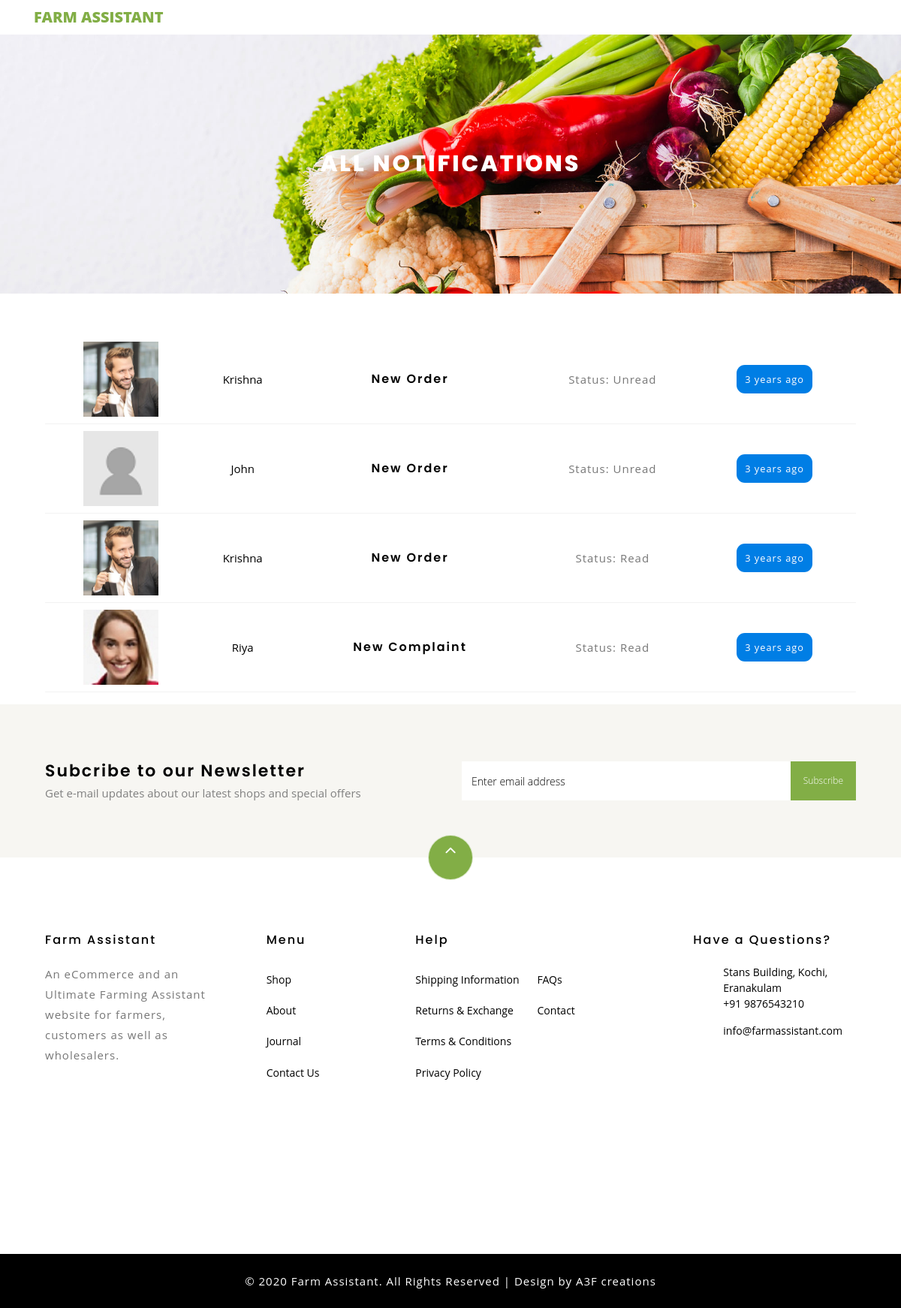
Page /notification_all.php?rec=Admin on the committed database.
### tables this page shows
CREATE TABLE IF NOT EXISTS `notification` (
  `id` int(4) NOT NULL AUTO_INCREMENT,
  `receiver` varchar(40) DEFAULT NULL,
  `notif_type` varchar(30) DEFAULT NULL,
  `sender_name` varchar(40) DEFAULT NULL,
  `pic` varchar(50) NOT NULL DEFAULT 'images/icons/logo.png',
  `date_time` timestamp NOT NULL DEFAULT CURRENT_TIMESTAMP,
  `page` varchar(50) NOT NULL,
  `status` varchar(10) NOT NULL DEFAULT 'Unread',
  PRIMARY KEY (`id`)
);

CREATE TABLE IF NOT EXISTS `register` (
  `name` varchar(30) NOT NULL,
  `type` varchar(10) NOT NULL,
  `email` varchar(30) NOT NULL,
  `number` varchar(11) NOT NULL,
  `psw` varchar(20) NOT NULL,
  `psw_repeat` varchar(20) NOT NULL,
  `image` varchar(20) NOT NULL,
  PRIMARY KEY (`email`)
);

### web/function.php (called while the page is built, shortened)
   <?php
   function timeAgo($time_ago)
{
    $time_ago = strtotime($time_ago);
    $cur_time   = time();
    $time_elapsed   = $cur_time - $time_ago;
    $seconds    = $time_elapsed ;
    $minutes    = round($time_elapsed / 60 );
    $hours      = round($time_elapsed / 3600);
    $days       = round($time_elapsed / 86400 );
    $weeks      = round($time_elapsed / 604800);
    $months     = round($time_elapsed / 2600640 );
    $years      = round($time_elapsed / 31207680 );
    if($seconds <= 60){
        return "just now";
    }
    else if($hours <=24){
        if($hours==1){
            return "an hour ago";
        }else{
            return "$hours hours ago";
        }
    }
    else if($days <= 7){
        if($days==1){
            return "yesterday";
        }else{
            return "$days days ago";
        }
    }
    else if($weeks <= 4.3){
        if($weeks==1){
            return "a week ago";
        }else{
            return "$weeks weeks ago";
        }
    }
    else if($months <=12){
        if($months==1){
            return "a month ago";
        }else{
            return "$months months ago";
        }
    }
    else{
        if($years==1){
            return "one year ago";
        }else{
            return "$years years ago";
        }
    }
}
      ?>

### web/notification_all.php (the view, shortened to what this page needs)
<!DOCTYPE html>
<html lang="en">
  <head>
    <link rel="stylesheet" href="css/open-iconic-bootstrap.min.css">
    <link rel="stylesheet" href="css/animate.css">
    <link rel="stylesheet" href="css/owl.carousel.min.css">
    <link rel="stylesheet" href="css/owl.theme.default.min.css">
    <link rel="stylesheet" href="css/magnific-popup.css">
    <link rel="stylesheet" href="css/aos.css">
    <link rel="stylesheet" href="css/ionicons.min.css">
    <link rel="stylesheet" href="css/bootstrap-datepicker.css">
    <link rel="stylesheet" href="css/jquery.timepicker.css">
    <link rel="stylesheet" href="css/flaticon.css">
    <link rel="stylesheet" href="css/icomoon.css">
	<link rel="stylesheet" href="css/style.css">
    <link rel="stylesheet" href="css/style1.css">
  </head>
  <body class="goto-here">
   <nav class="navbar navbar-expand-lg navbar-dark ftco_navbar bg-dark ftco-navbar-light" id="ftco-navbar">
	    <div class="container">
	      <a class="navbar-brand" href="#">Farm Assistant</a>
	    </div>
	  </nav>
    <div class="hero-wrap hero-bread" style="background-image: url('images/bg_1.jpg');" >
      <div class="container">
        <div class="row no-gutters slider-text align-items-center justify-content-center">
          <div class="col-md-9 ftco-animate text-center">
            <h1 class="mb-0 bread">All Notifications</h1>
          </div>
        </div>
      </div>
    </div>
     <br><br>
      <?php
  include('connection.php');
      include ('function.php');
?>
			<div class="container">
				<div class="row">
    			<div class="col-md-12 ftco-animate">
	    				<table class="table">
						    <tbody>
                             <?php
                                $u=$_GET['rec'];
                                 $b= "SELECT * FROM notification where receiver='$u' ";
               $n=0;
	            $sql1=mysqli_query($conn,$b);
                 while($row=mysqli_fetch_assoc($sql1))
                    $n++;
                                if($n==0) {
                                ?>
                                    <tr class="text-center" >
                        <td class="product-name">
						        	<h1><i>No Notifications yet</i></h1>
						        </td>
						      </tr>
                               <?php  } if($n!=0) {
                $a="SELECT * FROM notification where receiver = '$u' ORDER BY date_time desc";
              $sql=mysqli_query($conn,$a);
                while($row=mysqli_fetch_array($sql))
                { $n= $row["sender_name"];
                    if($row["sender_name"]!= "Farming Assistant Help Center"){
                    $u= $row["sender_name"];
                    $a="SELECT * FROM register where email='$u'";
	                        $b=mysqli_query($conn,$a);
                         $row1=mysqli_fetch_assoc($b);
                            $n= $row1["name"];}
      ?>
						      <tr class="text-center" onClick="location.href=notification.php?id=<?php echo $row["id"]; ?>">
                           <td class="image-prod"><div class="img" style="background-image:url(<?php echo $row["pic"]; ?>);"></div></td>
						        <td class="price"><?php echo $n; ?> </td>
						        <td class="product-name">
						        	<h3><?php echo $row["notif_type"]; ?></h3>
						        </td>
						        <td class="quantity">
                                    <p>Status: <?php echo $row["status"]; ?></p>
					          </td>
                                    <td class="quantity">
						        	<?php
                    $time_ago = $row["date_time"];
                    $time = timeAgo($time_ago);  ?>
												<p><span><?php echo $time;  ?></span></p>
					          </td>
						      </tr>
						     <?php
                }}
                  ?>
						    </tbody>
						  </table>
					  </div>
    			</div>
    		</div>
		<section class="ftco-section ftco-no-pt ftco-no-pb py-5 bg-light">
      <div class="container py-4">
        <div class="row d-flex justify-content-center py-5">
          <div class="col-md-6">
          	<h2 style="font-size: 22px;" class="mb-0">Subcribe to our Newsletter</h2>
          	<span>Get e-mail updates about our latest shops and special offers</span>
          </div>
          <div class="col-md-6 d-flex align-items-center">
            <form action="#" class="subscribe-form">
              <div class="form-group d-flex">
                <input type="text" class="form-control" placeholder="Enter email address">
                <input type="submit" value="Subscribe" class="submit px-3">
              </div>
            </form>
          </div>
        </div>
      </div>
    </section>
    <footer class="ftco-footer ftco-section">
      <div class="container">
      	<div class="row">
      		<div class="mouse">
						<a href="#" class="mouse-icon">
							<div class="mouse-wheel"><span class="ion-ios-arrow-up"></span></div>
						</a>
					</div>
      	</div>
        <div class="row mb-5">
         <div class="col-md">
            <div class="ftco-footer-widget mb-4">
              <h2 class="ftco-heading-2">Farm Assistant</h2>
              <p>An eCommerce and an Ultimate Farming Assistant website for farmers, customers as well as wholesalers.</p>
              <ul class="ftco-footer-social list-unstyled float-md-left float-lft mt-5">
              </ul>
            </div>
          </div>
          <div class="col-md">
            <div class="ftco-footer-widget mb-4 ml-md-5">
              <h2 class="ftco-heading-2">Menu</h2>
              <ul class="list-unstyled">
                <li><a href="#" class="py-2 d-block">Shop</a></li>
                <li><a href="#" class="py-2 d-block">About</a></li>
                <li><a href="#" class="py-2 d-block">Journal</a></li>
                <li><a href="#" class="py-2 d-block">Contact Us</a></li>
              </ul>
            </div>
          </div>
          <div class="col-md-4">
             <div class="ftco-footer-widget mb-4">
              <h2 class="ftco-heading-2">Help</h2>
              <div class="d-flex">
	              <ul class="list-unstyled mr-l-5 pr-l-3 mr-4">
	                <li><a href="#" class="py-2 d-block">Shipping Information</a></li>
	                <li><a href="#" class="py-2 d-block">Returns &amp; Exchange</a></li>
	                <li><a href="#" class="py-2 d-block">Terms &amp; Conditions</a></li>
	                <li><a href="#" class="py-2 d-block">Privacy Policy</a></li>
	              </ul>
	              <ul class="list-unstyled">
	                <li><a href="#" class="py-2 d-block">FAQs</a></li>
	                <li><a href="#" class="py-2 d-block">Contact</a></li>
	              </ul>
	            </div>
            </div>
          </div>
            <div class="col-md">
            <div class="ftco-footer-widget mb-4">
            	<h2 class="ftco-heading-2">Have a Questions?</h2>
            	<div class="block-23 mb-3">
	              <ul>
	                <li><span class="icon icon-map-marker"></span><span class="text">Stans Building, Kochi, Eranakulam</span></li>
	                <li><a href="#"><span class="icon icon-phone"></span><span class="text">+91 9876543210</span></a></li>
	                <li><a href="#"><span class="icon icon-envelope"></span><span class="text">info@farmassistant.com</span></a></li>
	              </ul>
	            </div>
            </div>
          </div>
        </div>
      </div>
    </footer>
<div class="copyrights">
	 <p>© 2020 Farm Assistant. All Rights Reserved | Design by A3F creations </p>
</div>
  </body>
</html>

### web/css/icomoon.css (style rules this page uses)
[class^="icon-"], [class*=" icon-"] { font-family: 'icomoon' !important; speak: none; font-style: normal; font-weight: normal; font-variant: normal; text-transform: none; line-height: 1; -webkit-font-smoothing: antialiased; -moz-osx-font-smoothing: grayscale; }
.icon-map-marker:before { content: "\f041"; }
.icon-phone:before { content: "\f095"; }
.icon-envelope:before { content: "\f0e0"; }

### web/css/style1.css (style rules this page uses)
.table > thead > tr > th, .table > tbody > tr > th, .table > tfoot > tr > th, .table > thead > tr > td, .table > tbody > tr > td, .table > tfoot > tr > td { padding: 9px; }
.form-control { display: block; width: 100%; height: 37px; padding: 14px 12px; font-size: 14px; line-height: 1.42857143; color: #777; background-color: #fff; background-image: none; border: 1px solid #ddd; border-radius: 0; -webkit-box-shadow: inset 0 1px 1px rgba(0,0,0,.075); box-shadow: inset 0 1px 1px rgba(0,0,0,.075); -webkit-transition: border-color ease-in-out .15s,-webkit-box-shadow ease-in-out .15s; -o-transition: border-color ease-in-out .15s,box-shadow ease-in-out .15s; transition: border-color ease-in-out .15s,box-shadow ease-in-out .15s; }
button, input, select, textarea { font-family: inherit; font-size: inherit; line-height: inherit; }
.copyrights { padding: 1.5em 0em; text-align: center; box-shadow: 0 1px 1px rgba(0,0,0,.05); -o-box-shadow: 0 1px 1px rgba(0,0,0,.05); -webkit-box-shadow: 0 1px 1px rgba(0,0,0,.05); -moz-box-shadow: 0 1px 1px rgba(0,0,0,.05); background: #000; }
.copyrights p { font-size: 1em; color: #fff; margin-bottom: 0; }

### web/notification_all.php (style rules this page uses)
p span { background: #007ee5; color: #fff; padding: 10px 11px; font-size: 0.85em; border-radius: 11px; }
tr td { cursor: pointer; }

### rows in the picture
notification: pic (picture), register.name "Krishna", notif_type "New Order", status "Unread", date_time "3 years ago"
notification: pic (placeholder picture), register.name "John", notif_type "New Order", status "Unread", date_time "3 years ago"
notification: pic (picture), register.name "Krishna", notif_type "New Order", status "Read", date_time "3 years ago"
notification: pic (picture), register.name "Riya", notif_type "New Complaint", status "Read", date_time "3 years ago"
